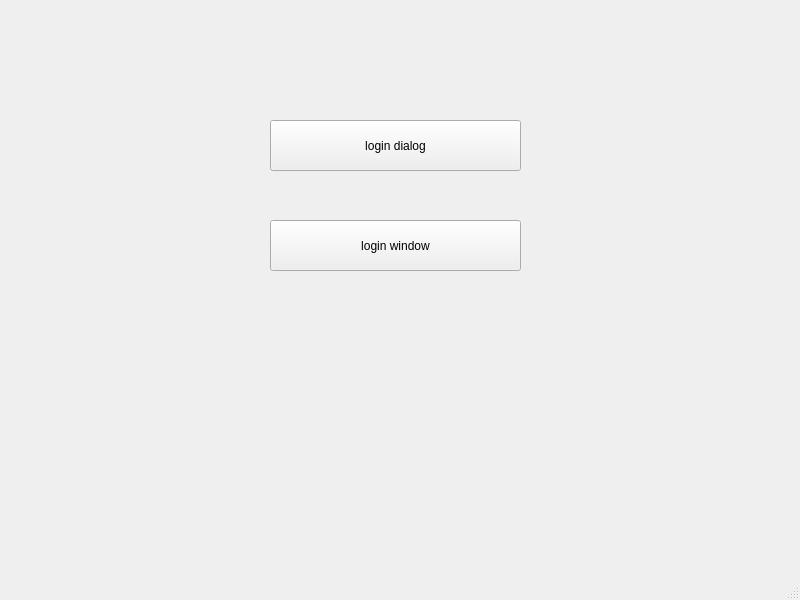
<?xml version="1.0" encoding="UTF-8"?>
<ui version="4.0">
 <class>MainWindow</class>
 <widget class="QMainWindow" name="MainWindow">
  <property name="geometry">
   <rect>
    <x>0</x>
    <y>0</y>
    <width>800</width>
    <height>600</height>
   </rect>
  </property>
  <property name="windowTitle">
   <string>MainWindow</string>
  </property>
  <widget class="QWidget" name="centralwidget">
   <widget class="QPushButton" name="btn_login_dialog">
    <property name="geometry">
     <rect>
      <x>270</x>
      <y>120</y>
      <width>251</width>
      <height>51</height>
     </rect>
    </property>
    <property name="text">
     <string>login dialog</string>
    </property>
   </widget>
   <widget class="QPushButton" name="btn_login_window">
    <property name="geometry">
     <rect>
      <x>270</x>
      <y>220</y>
      <width>251</width>
      <height>51</height>
     </rect>
    </property>
    <property name="text">
     <string>login window</string>
    </property>
   </widget>
  </widget>
  <widget class="QMenuBar" name="menubar">
   <property name="geometry">
    <rect>
     <x>0</x>
     <y>0</y>
     <width>800</width>
     <height>25</height>
    </rect>
   </property>
  </widget>
  <widget class="QStatusBar" name="statusbar"/>
 </widget>
 <resources/>
 <connections/>
</ui>
